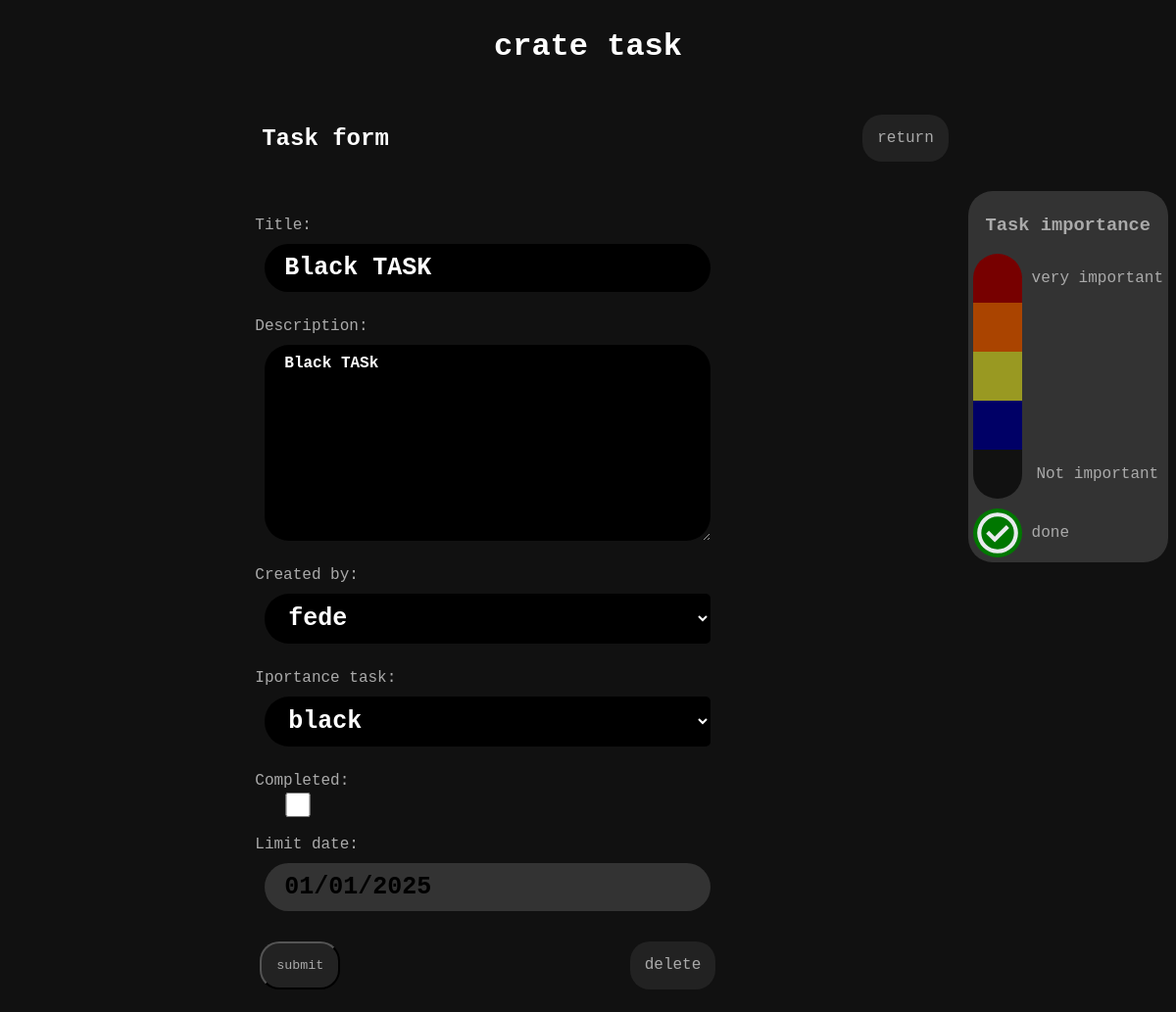
The app's page /update/1/ with its own data.
### taskapp/models.py (models this page shows, shortened)
class Task (models.Model):
  title = models.CharField(max_length=50 , null=False)
  description = models.TextField(blank=True)
  created_by = models.ForeignKey(User , on_delete=models.CASCADE , null=False)
  iportance_task = models.ForeignKey(Importance_task , on_delete=models.CASCADE , null=False)
  create_task  = models.DateField(null=True , blank=False , default=timezone.now)
  completation_date = models.DateField(null=True , blank=True)
  completed = models.BooleanField(default=False)
  limit_date = models.DateField(null=True , blank=True)

### taskapp/views.py (the view, shortened to what this page needs)
# urls.py: path('update/<int:task_id>/',views.task_update,name='task_update'),
def task_update(request, task_id):
  task = get_object_or_404(Task, id=task_id)
  if request.method == 'GET':
    form = TaskUpdateForm(instance=task)
    return render(request,'task_form.html',{'form':form,'task_id':task_id})
  print ('error')

### taskapp/form.py
class TaskUpdateForm(ModelForm):
  class Meta:
    model = Task
    fields = '__all__'
    exclude = ['completation_date','create_task']

### taskapp/models.py (called while the page is built)
  def __str__(self):
      return self.importance

### templates/task_form.html (shortened to what this page needs)
{% load static %}
<!DOCTYPE html>
<html lang="en">
<head>
  <link rel="stylesheet" href={% static "task_form.css" %}>
  <link rel="stylesheet" href={% static "importance.css" %}>
</head>
<body>
  <header>
    <h1>  crate task  </h1>
    <div class='header_list'>
      <h2>Task form </h2>
      <a href={% url 'task_list' %} class='btn'> return  </a>
    </div>
  </header>
  <main>
    <form actiom = {% url "task_list" %} method='POST'>
      {{form.as_p}}
      <div class ='end-form-btn'>
        <input class='btn' type="submit" value="submit">
        {% if task_id %}
          <a class='btn delete' href="{% url 'task_delete' task_id %}">delete</a>
        {% endif %}
      </div>
    </form>
  </main>
  <aside>
    {% include "importance.html" %}
  </aside>
</body>
</html>

### static/task_form.css (style rules this page uses)
* { color: #aaa; font-family: 'Courier New', Courier, monospace; }
body { background-color: #111; display: flex; flex-wrap: wrap; }
header { width: 100%; }
h1 { color: #fff; text-align: center; }
h2 { display: block; margin: 40px; color: #fff; }
.header_list { display: flex; align-items: center; justify-content: space-around; }
main { margin: 10px; flex-grow: 1; display: flex; flex-direction: column; align-items: center; gap:20px; }
aside { position: sticky; height: 100%; top: 10px; }
form > p { display: flex; flex-direction: column; }
#id_title,#id_description,#id_created_by,#id_iportance_task,#id_limit_date { margin: 10px; background: #000; border: none; border-radius: 25px; font-size: 25px; padding: 10px 20px; font-weight: 900; color: #fff }
.end-form-btn { display: flex; justify-content: space-between; }
#id_description { font-size: initial; }
#id_created_by,#id_iportance_task { border-radius: 25px 5px 5px 25px; }
#id_limit_date { color: #000; background-color: #333; }
#id_completed { height: 25px; width: 80px; }

### records on screen
Task: title "Black TASK", description "Black TASk", created_by "fede", iportance_task "black", limit_date "01/01/2025"
